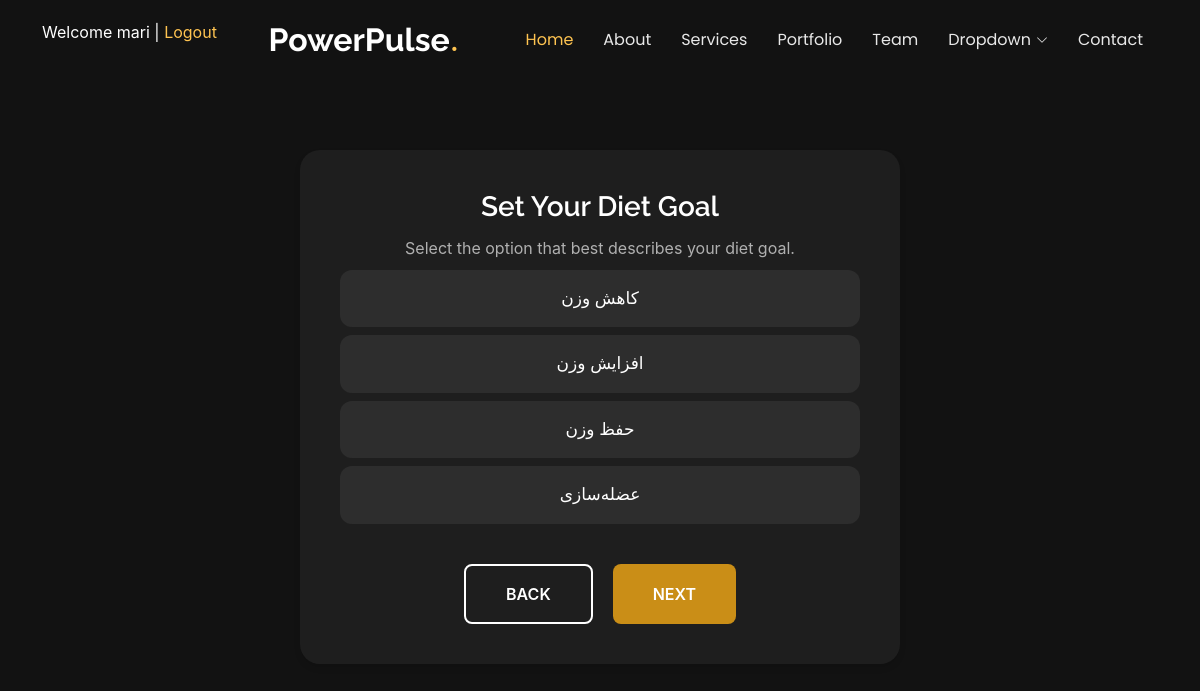
Page /diet/goal/ (signed in) on the committed database.
### accounts/models.py (models this page shows)
class CustomUser(AbstractUser):
    pass

### mealplan/models.py (models this page shows, shortened)
class DietGoal(models.Model):
    goal = models.CharField(
        max_length=20,
        choices=[
            ("lose_weight", "کاهش وزن"),
            ("gain_weight", "افزایش وزن"),
            ("maintain_weight", "حفظ وزن"),
            ("muscle_building", "عضله‌سازی"),
        ],
        unique=True,
    )

### mealplan/views.py (the view, shortened to what this page needs)
# urls.py: path("goal/", DietGoalView.as_view(), name="diet_goal"),
class DietGoalView(LoginRequiredMixin, FormView):
    template_name = 'diet/diet_goal.html'
    form_class = DietGoalForm
    success_url = "/diet/activity/"

### mealplan/templates/diet/diet_goal.html (shortened to what this page needs)
{% extends '_base.html' %}
{% block content %}
<div class="goals-container">
    <div class="goals-header">
        <h2>Set Your Diet Goal</h2>
        <p class="subtitle">Select the option that best describes your diet goal.</p>
    </div>
    <form method="POST" action="{% url 'mealplan:diet_goal' %}" id="goalsForm" class="goals-form">
        <div class="goals-list">
            {% for choice in form.goal.field.queryset %}
            <div class="goal-option">
                <label for="goal-{{ choice.pk }}" class="goal-button">{{ choice.get_goal_display }}</label>
            </div>
            {% endfor %}
        </div>
        <div class="navigation-buttons">
            <a href="{% url 'mealplan:diet_plan' %}" class="back-button">BACK</a>
            <button type="submit" id="nextButton" class="next-button">NEXT</button>
        </div>
    </form>
</div>
{% endblock %}

### templates/_base.html (shortened to what this page needs)
{% load static %}
<!DOCTYPE html>
<html lang="en">
<head>
  <link href="{% static 'assets/vendor/bootstrap-icons/bootstrap-icons.css' %}" rel="stylesheet">
  <link href="{% static 'assets/vendor/bootstrap/css/bootstrap.min.css' %}" rel="stylesheet">
  <link href="{% static 'assets/vendor/aos/aos.css' %}" rel="stylesheet">
  <link href="{% static 'assets/vendor/swiper/swiper-bundle.min.css' %}" rel="stylesheet">
  <link href="{% static 'assets/vendor/glightbox/css/glightbox.min.css' %}" rel="stylesheet">
  <link href="{% static 'assets/css/main.css' %}" rel="stylesheet">
</head>
<body class="index-page">
    <header id="header" class="header d-flex align-items-center fixed-top">
        <div class="container-fluid container-xl position-relative d-flex align-items-center justify-content-between">
          <a href="index.html" class="logo d-flex align-items-center me-auto me-lg-0">
            <h1 class="sitename">PowerPulse</h1>
            <span>.</span>
          </a>
          <nav id="navmenu" class="navmenu">
            <ul>
              <li><a href="/" class="active">Home<br></a></li>
              <li><a href="#about">About</a></li>
              <li><a href="#services">Services</a></li>
              <li><a href="#portfolio">Portfolio</a></li>
              <li><a href="#team">Team</a></li>
              <li class="dropdown"><a href="#"><span>Dropdown</span> <i class="bi bi-chevron-down toggle-dropdown"></i></a>
              </li>
              <li><a href="#contact">Contact</a></li>
            </ul>
          </nav>
            {% if not user.is_authenticated %}
                <a class="btn-getstarted" href="{% url 'account_signup' %}">Get Started</a>
            {% else %}
                <p style="color: white;">Welcome {{ user.username}} | <a href="{% url "account_logout" %}">Logout</a></p>
            {% endif %}
        </div>
      </header>
    <main class="main">
      {% block content %}
      {% endblock content %}
    </main>
</body>
</html>

### static/assets/css/main.css (style rules this page uses)
:root { --default-font: "Roboto", system-ui, -apple-system, "Segoe UI", Roboto, "Helvetica Neue", Arial, "Noto Sans", "Liberation Sans", sans-serif, "Apple Color Emoji", "Segoe UI Emoji", "Segoe UI Symbol", "Noto Color Emoji"; --heading-font: "Raleway", sans-serif; --nav-font: "Poppins", sans-serif; }
:root { --background-color: #ffffff; --default-color: #444444; --heading-color: #151515; --accent-color: #ffc451; --surface-color: #ffffff; --contrast-color: #312f2f; }
:root { --nav-color: rgba(255, 255, 255, 0.905); --nav-hover-color: #ffc451; --nav-mobile-background-color: #ffffff; --nav-dropdown-background-color: #ffffff; --nav-dropdown-color: #212529; --nav-dropdown-hover-color: #ffc451; }
:root { scroll-behavior: smooth; }
body { color: var(--default-color); background-color: var(--background-color); font-family: var(--default-font); }
a { color: var(--accent-color); text-decoration: none; transition: 0.3s; }
h1, h2, h3, h4, h5, h6 { color: var(--heading-color); font-family: var(--heading-font); }
.header { --background-color: rgba(0, 0, 0, 0.8); --heading-color: #ffffff; --contrast-color: #ffffff; color: var(--default-color); background-color: var(--background-color); padding: 10px 0; transition: all 0.5s; z-index: 997; }
.header .logo { line-height: 1; }
.header .logo h1 { font-size: 32px; margin: 0; font-weight: 700; color: var(--heading-color); }
.header .logo span { color: var(--accent-color); font-size: 32px; }
@media (max-width: 1200px) { .header .logo { order: 1; } }
@media (max-width: 1200px) { .header .navmenu { order: 3; } }
.index-page .header { --background-color: rgba(0, 0, 0, 0); }
@media (min-width: 1200px) { .navmenu { padding: 0; } }
@media (min-width: 1200px) { .navmenu ul { margin: 0; padding: 0; display: flex; list-style: none; align-items: center; } }
@media (min-width: 1200px) { .navmenu li { position: relative; } }
@media (min-width: 1200px) { .navmenu a, .navmenu a:focus { color: var(--nav-color); padding: 18px 15px; font-size: 16px; font-family: var(--nav-font); font-weight: 400; display: flex; align-items: center; justify-content: space-between; white-space: nowrap; transition: 0.3s; } }
@media (min-width: 1200px) { .navmenu a i, .navmenu a:focus i { font-size: 12px; line-height: 0; margin-left: 5px; transition: 0.3s; } }
@media (min-width: 1200px) { .navmenu li:hover>a, .navmenu .active, .navmenu .active:focus { color: var(--nav-hover-color); } }
body { background-color: #121212; margin: 0; font-family: -apple-system, BlinkMacSystemFont, 'Segoe UI', Roboto, Oxygen, Ubuntu, Cantarell, 'Open Sans', 'Helvetica Neue', sans-serif; }
.goals-container { max-width: 550px; margin: 40px auto; padding: 40px; background-color: #1E1E1E; border-radius: 20px; box-shadow: 0 4px 6px rgba(0, 0, 0, 0.1); }
.goals-header { text-align: center; margin-bottom: 10px; }
.goals-header h2 { color: white; font-size: 28px; margin: 0 0 12px 0; font-weight: 600; }
.subtitle { color: #B0B0B0; font-size: 16px; margin: 0; line-height: 1.5; }
.goals-list { display: flex; flex-direction: column; gap: 8px; margin-bottom: 40px; }
.goal-option { position: relative; }
.goals-container { max-width: 600px; margin: 150px auto; }
.goal-button { display: block; width: 100%; padding: 15px 20px; background-color: #2D2D2D; border: 1px solid transparent; border-radius: 12px; color: white; font-size: 17px; text-align: center; cursor: pointer; transition: all 0.3s ease; box-sizing: border-box; }
.navigation-buttons { display: flex; justify-content: center; gap: 20px; }
.back-button, .next-button { padding: 16px 40px; border-radius: 8px; font-size: 16px; font-weight: 600; cursor: pointer; transition: all 0.3s ease; min-width: 120px; }
.back-button { background-color: transparent; border: 2px solid #FFFFFF; color: white; }
.next-button { background-color: #ca8e17; border: none; color: white; }
.goal-button { transform: scale(1); }

### rows in the picture
CustomUser: username "mari"
DietGoal: goal "کاهش وزن"
DietGoal: goal "افزایش وزن"
DietGoal: goal "حفظ وزن"
DietGoal: goal "عضله‌سازی"
